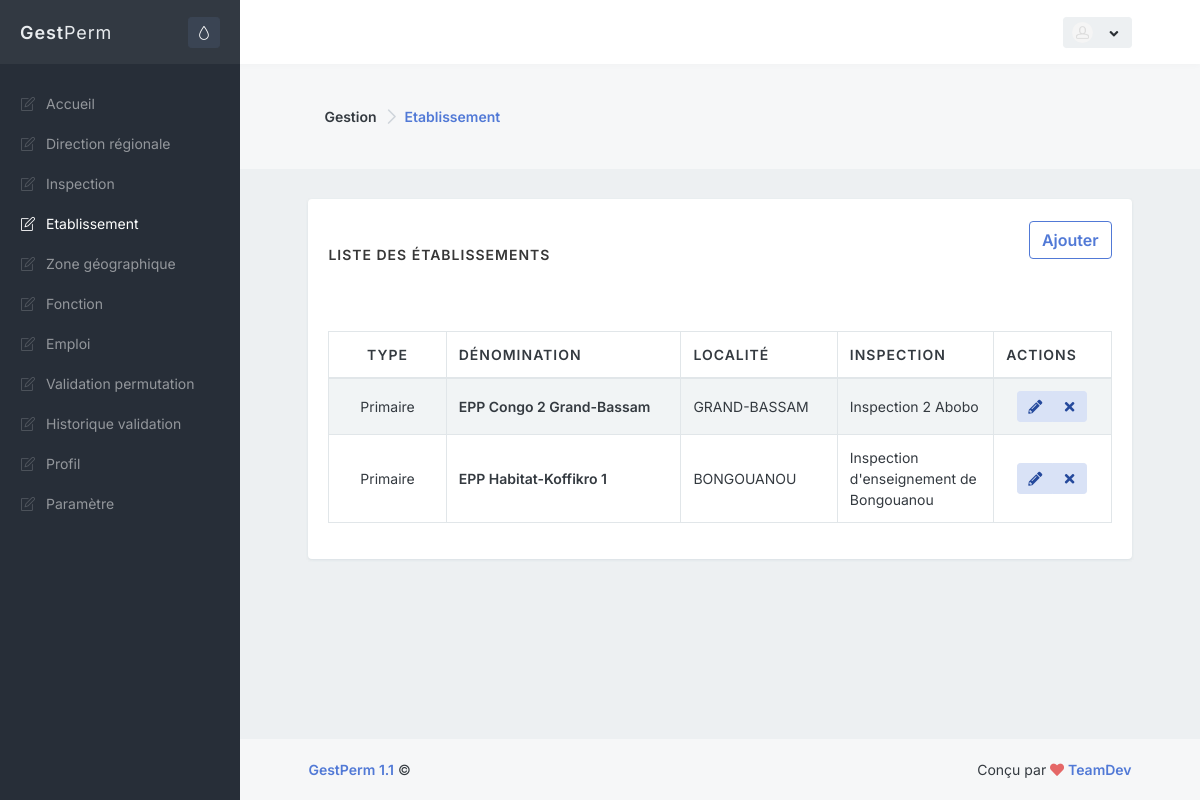
The app's page /admin/etablissement.php with its own data.
### tables this page shows
CREATE TABLE IF NOT EXISTS `ecole` (
  `IdEcole` int(11) NOT NULL AUTO_INCREMENT,
  `NomEcole` varchar(255) NOT NULL DEFAULT '',
  `TypeEcole` varchar(160) NOT NULL DEFAULT 'Primaire',
  `TelEcole` varchar(255) NOT NULL DEFAULT '',
  `EmailEcole` varchar(255) NOT NULL DEFAULT '',
  `LocaliteEcole` bigint(20) NOT NULL DEFAULT '1',
  `IdInspection` int(11) NOT NULL DEFAULT '1',
  PRIMARY KEY (`IdEcole`)
);

CREATE TABLE IF NOT EXISTS `localite` (
  `CodeZone` bigint(19) NOT NULL AUTO_INCREMENT,
  `LibelleZone` varchar(200) NOT NULL,
  `CodeZoneMere` bigint(19) NOT NULL,
  `NiveauStr` smallint(6) NOT NULL,
  PRIMARY KEY (`CodeZone`)
);

CREATE TABLE IF NOT EXISTS `inspection` (
  `IdInspection` int(11) NOT NULL AUTO_INCREMENT,
  `NomInspection` varchar(255) NOT NULL,
  `TelInspection` varchar(255) NOT NULL,
  `CommuneInspection` varchar(255) NOT NULL,
  `IdDirectionRegionale` int(11) NOT NULL,
  PRIMARY KEY (`IdInspection`)
);

### class/database.php (called while the page is built, shortened)
<?php
class Database
{
    private static $dbHost = "localhost";
    private static $dbName = "pct_db";
    private static $dbUsername = "root";
    private static $dbUserpassword = "";
    private static $connection = null;
    private static function connect()
    {
        if(self::$connection == null)
        {
            try
            {
              self::$connection = new PDO("mysql:host=" . self::$dbHost . ";dbname=" . self::$dbName , self::$dbUsername, self::$dbUserpassword, array(PDO::MYSQL_ATTR_INIT_COMMAND => 'SET NAMES UTF8' , PDO::ATTR_ERRMODE=>PDO::ERRMODE_WARNING));
            }
            catch(PDOException $e)
            {
                die($e->getMessage());
            }
        }
        return self::$connection;
    }
    private static function disconnect()
    {
        self::$connection = null;
    }
    public static function SelectQuery($query="")
    {
        if ($query<>"")
        {
            $req=self::$connection->prepare($query);
            try
            {
              $req->execute();
            }
            catch(Exception $e)
            {
                var_dump($query);
                die($e->getMessage());
            }
            return $req->fetchAll(PDO::FETCH_OBJ);
        }
        else return "";
    }
}
?>

### admin/etablissement.php (the view, shortened to what this page needs)
<?php require 'inc/_global/views/head_start.php'; ?>
<?php require 'inc/_global/views/head_end.php'; ?>
<?php require 'inc/_global/views/page_start.php'; ?>
<div class="bg-body-light">
    <div class="content content-full">
        <div class="d-flex flex-column flex-sm-row justify-content-sm-between align-items-sm-center">
            <nav class="flex-sm-00-auto ml-sm-3" aria-label="breadcrumb">
                <ol class="breadcrumb breadcrumb-alt">
                    <li class="breadcrumb-item">Gestion</li>
                    <li class="breadcrumb-item" aria-current="page">
                        <a class="link-fx" href="">Etablissement</a>
                    </li>
                </ol>
            </nav>
        </div>
   </div>
</div>
<div class="content">
    <div class="block block-rounded">
        <div class="block-header">
            <h3 class="block-title">Liste des établissements <small</small></h3>
            <nav class="flex-sm-00-auto ml-sm-3" aria-label="breadcrumb">
                <ol class="breadcrumb breadcrumb-alt">
                    <li class="breadcrumb-item">
                        <button type="button" class="btn btn-outline-primary push" data-toggle="modal" data-target="#modal-block-popout">Ajouter</button>
                    </li>
                </ol>
            </nav>
        </div>
        <div class="block-content block-content-full">
            <table class="table table-bordered table-striped table-vcenter js-dataTable-full">
                <thead>
                    <tr>
                        <th class="text-center" style="width: 125;">Type</th>
                        <th style="width: 30%;">Dénomination</th>
                        <th class="d-none d-sm-table-cell" style="width: 20%;">Localité</th>
                        <th class="d-none d-sm-table-cell" style="width: 20%;">Inspection</th>
                        <th class="d-none d-sm-table-cell" style="width: 15%;">Actions</th>
                    </tr>
                </thead>
                <tbody>
                    <?php
                        $ecoles=Database::SelectQuery("SELECT * FROM ecole ORDER BY NomEcole ASC");
                        foreach($ecoles as $ecole):
                    ?>
                    <tr>
                        <td class="text-center font-size-sm"><?=$ecole->TypeEcole?></td>
                        <td class="font-w600 font-size-sm"><?=$ecole->NomEcole?></td>
                        <td class="d-none d-sm-table-cell font-size-sm">
                            <?=DataBase::SelectQuery("SELECT LibelleZone FROM localite WHERE CodeZone='$ecole->LocaliteEcole'")[0]->LibelleZone?>
                        </td>
                        <td class="d-none d-sm-table-cell font-size-sm">
                            <?=DataBase::SelectQuery("SELECT NomInspection FROM inspection WHERE IdInspection='$ecole->IdInspection'")[0]->NomInspection?>
                        </td>
                        <td class="text-center">
                            <div class="btn-group">
                                <button data-toggle="modal" data-target="#modal-block-popoutModif" type="button" class="btn btn-sm btn-alt-primary editecole" data-toggle="tooltip" data-idecole="<?=$ecole->IdEcole ?>" data-type="<?=($ecole->TypeEcole=="Primaire"?'1':'2') ?>" data-inspection="<?=$ecole->IdInspection?>" data-lib="<?=$ecole->NomEcole ?>" data-loc="<?=$ecole->LocaliteEcole ?>" title="Modifier">
                                    <i class="fa fa-fw fa-pencil-alt"></i>
                                </button>
                                <button data-toggle="modal" data-target="#Delete-newdr-modal" type="button" class="btn btn-sm btn-alt-primary todelete" data-toggle="tooltip" data-idecole="<?=$ecole->IdEcole ?>" title="Supprimer">
                                    <i class="fa fa-fw fa-times"></i>
                                </button>
                            </div>
                        </td>
                    </tr>
                    <?php endforeach ?>
                </tbody>
            </table>
        </div>
    </div>
</div>
<?php require 'inc/_global/views/page_end.php'; ?>
<?php require 'inc/_global/views/footer_end.php'; ?>

### records on screen
ecole: TypeEcole "Primaire", NomEcole "EPP Congo 2 Grand-Bassam", LocaliteEcole.LibelleZone "GRAND-BASSAM", IdInspection.NomInspection "Inspection 2 Abobo"
ecole: TypeEcole "Primaire", NomEcole "EPP Habitat-Koffikro 1", LocaliteEcole.LibelleZone "BONGOUANOU", IdInspection.NomInspection "Inspection d'enseignement de Bongouanou"

### other values on screen
$node['name'] "Accueil Direction régionale Inspection Etablissement Zone géographique Fonction Emploi Validation permutation Historique validation Profil Paramètre"
$one->name "GestPerm"
$one->version "1.1"
